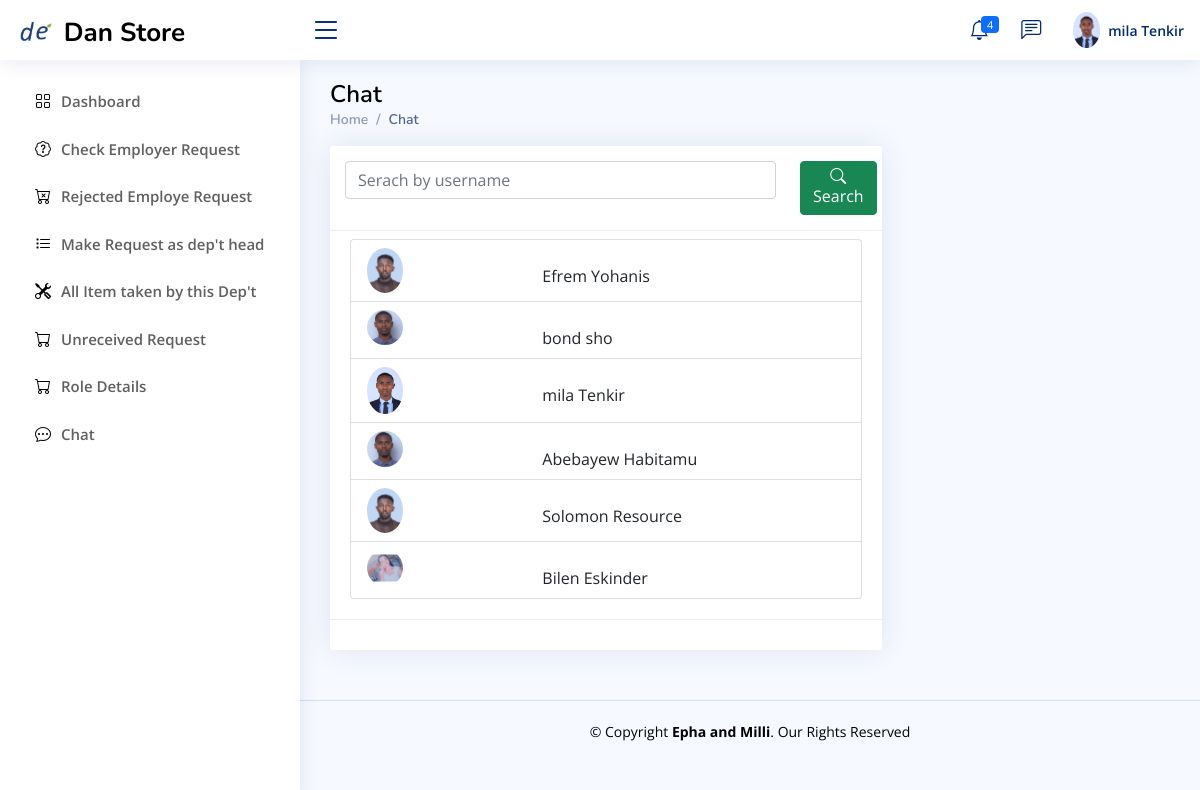
The app's page /department_head/all_user/ (signed in), older data.
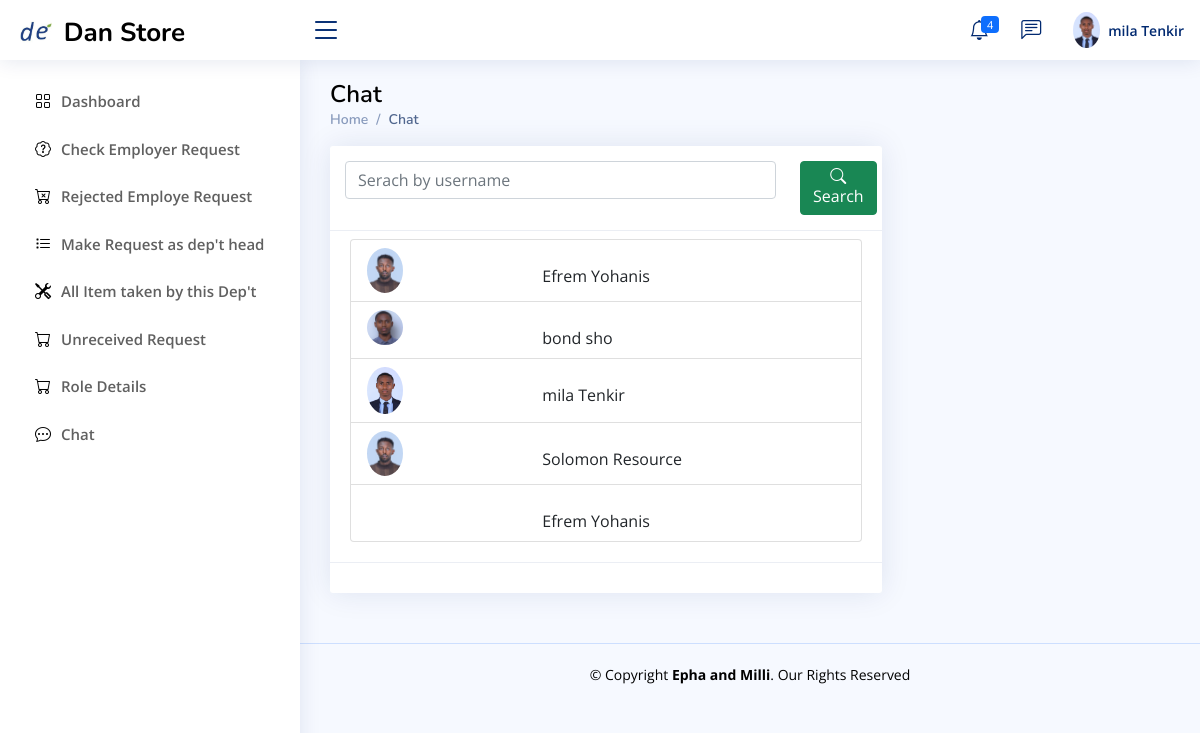
The same page, newer data.
### Store_manager/models.py (models this page shows, shortened)
class employ(models.Model):
    user=models.ForeignKey(User,null=True,blank=True,on_delete=models.CASCADE)
    role= models.CharField(max_length=200,null=True,blank=True)
    profile_pic=models.ImageField(null=True,blank=True, upload_to='Profile/')
    Full_Name=models.CharField(max_length=300, null=True)
    gender = models.CharField(max_length=20,null=True,blank=True)
    phone1 = models.CharField(max_length=200, null=True)
    phone2 = models.CharField(max_length=200, null=True)
    facebook = models.CharField(max_length=200, null=True,blank=True)
    telegram = models.CharField(max_length=200, null=True,blank=True)
    instagram = models.CharField(max_length=200, null=True,blank=True)
    about = models.TextField(max_length=500, null=True)
    address = models.CharField(max_length=200, null=True)
    inDepartment = models.CharField(max_length=300,null=True)
    date_created = models.DateTimeField(auto_now_add=True, null=True)
    Thechnologist =models.BooleanField(blank=True,null=True,default=False)
    accessStore=models.ForeignKey(allStore,null=True,blank=True,on_delete=models.CASCADE)
    Titel = models.CharField(max_length=20,null=True,blank=True)
    Filed_Study = models.CharField(max_length=20,null=True,blank=True)
    Collage = models.CharField(max_length=20,null=True,blank=True)
    grade=models.CharField(max_length=20,null=True,blank=True)
    Year_Graguation = models.DateField(null=True,blank=True)
    Document=models.FileField(null=True,blank=True,upload_to="File/Document")

### Department_Head/views.py (the view)
# urls.py: path('all_user/',views.all_user,name="all_user"),
def all_user(request):
    curretnUser = request.user
    exploreU = employ.objects.get(user = curretnUser)
    me_with=exploreU
    my_message=chatbot.objects.filter(me_with=me_with)
    admin = exploreU
    chat_group1=employ.objects.all()
    context={
         'admin':admin,
        'my_message':my_message,
        'chat_group2':chat_group1,
    }
    return render(request,'Department_head/chat/index2.html',context)

### Templates/Department_head/chat/index2.html (shortened to what this page needs)
{% extends 'Department_head/D_base.html' %}
{% block d_head  %}
<main id="main" class="main">
    <div class="pagetitle">
      <h1 style="color: black">Chat</h1>
      <nav>
        <ol class="breadcrumb">
          <li class="breadcrumb-item"><a href="#">Home</a></li>
          <li class="breadcrumb-item active">Chat</li>
        </ol>
      </nav>
    </div>
    <section class="section">
        <div class="row">
            <div class="col-lg-8">
                <div class="card">
                    <div class="card-header">
                      <form action="" method="post">
                        <div class="row">
                            <div class="col-10">
                              <input type="text" class="form-control" id="inputText" name="serach" placeholder="Serach by username" >
                          </div>
                          <div class="col-2">
                              <button type="submit" class="btn btn-success"> <i class="bi bi-search"></i> Search</button>
                          </div>
                        </div>
                      </form>
                    </div>
                    <div class="card-body pt-2">
                        <div class="list-group">
                          {% block chat %}
                          {% for chat_group in chat_group2  %}
                          <a href="{% url 'dept_chat_pepol' chat_group.id %}" class="list-group-item list-group-item-action " aria-current="true">
                            <div class="row">
                                <div class="col-lg-4">
                                  {% if chat_group.profile_pic %}
                                    <img src="{{ chat_group.profile_pic.url}}" alt="Profile" class="rounded-circle w-25">
                                  {% endif %}
                                </div>
                                <div class="col-lg-8">
                                    <div class="pt-3">
                                        <span class="d-none d-md-block ps-2">{{chat_group.user.first_name}} {{chat_group.user.last_name}}</span>
                                     </div>
                                </div>
                            </div>
                            </a>
                         {% endfor %}
                            {% endblock chat %}
                          </div>
                    </div>
                    <div class="card-footer">
                    </div>
                  </div>
            </div>
         </div>
    </section>
  </main>
{% endblock %}

### Templates/Department_head/D_base.html (shortened to what this page needs)
{% extends 'base.html' %} {% load static %}
{% block content %}
<header id="header" class="header fixed-top d-flex align-items-center">
  <div class="d-flex align-items-center justify-content-right">
    <a href="index.html" class="logo d-flex align-items-center">
      <img src="{% static '/img/newfile.png' %}" alt="" />
      <span
        class="d-none d-lg-block"
        style="color: black; margin-top: 5px; padding-left: 5px"
        >Dan Store</span
      >
    </a>
    <i class="bi bi-list toggle-sidebar-btn" style="margin-right: 10px"></i>
  </div>
  <nav class="header-nav ms-auto">
    <ul class="d-flex align-items-center">
      <li class="nav-item dropdown">
        <a class="nav-link nav-icon" href="#" data-bs-toggle="dropdown">
          <i class="bi bi-bell"></i>
          <span class="badge bg-primary badge-number">4</span> </a
        >
      </li>
      <li class="nav-item dropdown">
        <a class="nav-link nav-icon" href="#" data-bs-toggle="dropdown">
          <i class="bi bi-chat-left-text"></i>
      </li>
      <li class="nav-item dropdown pe-3">
        <a
          class="nav-link nav-profile d-flex align-items-center pe-0"
          href="#"
          data-bs-toggle="dropdown"
        >
          {% if admin.profile_pic %}
          <img
            src="{{admin.profile_pic.url}}"
            alt="Profile"
            class="rounded-circle"
          />
          {% endif %}
          <span class="d-none d-md-block ps-2"
            >{{user.first_name}} {{user.last_name}}</span
          > </a
        >
      </li>
    </ul>
  </nav>
</header>
<aside id="sidebar" class="sidebar">
  <ul class="sidebar-nav" id="sidebar-nav">
    <li class="nav-item">
        <a class="nav-link collapsed active" href="{% url 'dept-dashboard' %}">
          <i class="bi bi-grid" style="color: black"></i>
          <span style="color: rgb(96, 96, 96)">Dashboard</span>
        </a>
      </li>
    <li class="nav-item">
      <a class="nav-link collapsed active" href="{% url 'check_request' %}">
        <i class="bi bi-patch-question" style="color: black"></i>
        <span style="color: rgb(96, 96, 96)">Check Employer Request</span>
      </a>
    </li>
    <li class="nav-item">
      <a class="nav-link collapsed active" href="{% url 'rejected_emp_request' %}">
        <i class="bi bi-cart-x" style="color: black"></i>
        <span style="color: rgb(96, 96, 96)">Rejected Employe Request </span>
      </a>
    </li>
    <li class="nav-item">
      <a class="nav-link collapsed active" href="{% url 'make_request' %}">
        <i class="bi bi-list-task" style="color: black"></i>
        <span style="color: rgb(96, 96, 96)"> Make Request as dep't head</span>
      </a>
    </li>
    <li class="nav-item">
      <a class="nav-link collapsed active" href="{% url 'all_item_taken_by' %}">
        <i class="bi bi-tools" style="color: black"></i>
        <span style="color: rgb(96, 96, 96)">All Item taken by this Dep't</span>
      </a>
    </li>
    <li class="nav-item">
      <a class="nav-link collapsed active" href="{% url 'unreceived-request' %}">
        <i class="bi bi-cart" style="color: black"></i>
        <span style="color: rgb(96, 96, 96)">Unreceived Request</span>
      </a>
    </li>
    <li class="nav-item">
      <a class="nav-link collapsed active" href="{% url 'unreceived-request' %}">
        <i class="bi bi-cart" style="color: black"></i>
        <span style="color: rgb(96, 96, 96)">Role Details</span>
      </a>
    </li>
    <li class="nav-item">
      <a class="nav-link collapsed active" href="{% url 'dept_chat' %}">
        <i class="bi bi-chat-dots" style="color: black"></i>
        <span style="color: rgb(96, 96, 96)">Chat</span>
      </a>
    </li>
  </ul>
</aside>
{% block d_head %}
{% endblock %}
{% endblock %}

Row changes from the older to the newer data that the page shows:
removed employ: profile_pic (picture), user.first_name "Abebayew", user.last_name "Habitamu"
removed employ: profile_pic (picture), user.first_name "Bilen", user.last_name "Eskinder"
added employ: user.first_name "Efrem", user.last_name "Yohanis"
